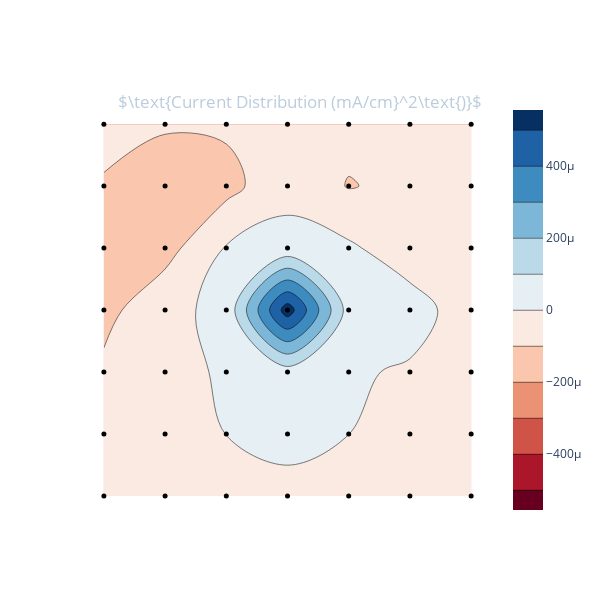

The code cell stored with this chart in its notebook:
### Code cell
currents = data.readCurrents(centre5x5=False)
# apl.plotI(currents)
data.append(
    pressure = 0.9e-4,
    Vbias = 120,
    Ibias = 26.1,
    Varc = 71.6,
    Iarc = 1.83,
    Ibase = -0.006,
    Vext = -4570,
    Iext = 25.0,
    Ve1 = -1600,
    Ie1 = -1.7,
    Ve23 = 0,
    Ie23 = 0,
    currents = currents,
    note = ''
)
data.plotI()

### Figure 1 — Plotly figure (JSON) as saved in the notebook; plotly's stock layout.template omitted (floating-point values rounded to 4 significant figures)
{"data": [{"autocontour": true, "colorscale": [[0, "rgb(103,0,31)"], [0.1, "rgb(178,24,43)"], [0.2, "rgb(214,96,77)"], [0.3, "rgb(244,165,130)"], [0.4, "rgb(253,219,199)"], [0.5, "rgb(247,247,247)"], [0.6, "rgb(209,229,240)"], [0.7, "rgb(146,197,222)"], [0.8, "rgb(67,147,195)"], [0.9, "rgb(33,102,172)"], [1, "rgb(5,48,97)"]], "contours": {"end": 0.0005, "size": 0.0001, "start": -0.0005}, "ncontours": 21, "type": "contour", "z": [[-4.027e-05, -5.282e-05, -4.849e-05, -6.188e-05, -5.32e-05, -6.038e-05, -5.013e-05], [-5.938e-05, -8.52e-05, 1.325e-06, 6.301e-05, 5.873e-07, -7.886e-05, -6.22e-05], [-8.02e-05, -6.351e-05, 2.52e-05, 5.625e-05, 1.391e-05, -1.265e-05, -5.75e-05], [-0.0001311, -2.695e-05, 2.666e-05, 0.0005552, 5.688e-05, 4.608e-05, -5.566e-05], [-0.0001415, -0.0001374, 6.739e-06, 2.867e-05, 1.584e-05, -5.815e-05, -5.308e-05], [-0.0001109, -0.0001256, -0.0001325, -2.555e-05, -0.000105, -7.498e-05, -6.275e-05], [-6.12e-05, -9.501e-05, -8.464e-05, -8.777e-05, -7.282e-05, -6.05e-05, -4.871e-05]], "zmax": 0.0005552, "zmid": 0, "zmin": -0.0005552}, {"marker": {"color": "rgb(0, 0, 0)", "size": 5}, "mode": "markers", "type": "scatter", "x": [0, 1, 2, 3, 4, 5, 6, 0, 1, 2, 3, 4, 5, 6, 0, 1, 2, 3, 4, 5, 6, 0, 1, 2, 3, 4, 5, 6, 0, 1, 2, 3, 4, 5, 6, 0, 1, 2, 3, 4, 5, 6, 0, 1, 2, 3, 4, 5, 6], "y": [0, 0, 0, 0, 0, 0, 0, 1, 1, 1, 1, 1, 1, 1, 2, 2, 2, 2, 2, 2, 2, 3, 3, 3, 3, 3, 3, 3, 4, 4, 4, 4, 4, 4, 4, 5, 5, 5, 5, 5, 5, 5, 6, 6, 6, 6, 6, 6, 6]}], "layout": {"height": 600, "paper_bgcolor": "rgba(0, 0, 0, 0)", "plot_bgcolor": "rgba(0, 0, 0, 0)", "title": {"font": {"color": "#BCCCDC"}, "text": "$\\text{Current Distribution (mA/cm}^2\\text{)}$", "x": 0.5, "xanchor": "center", "y": 0.84, "yanchor": "top"}, "width": 600, "xaxis": {"autorange": true, "range": [-0.3901, 6.39], "showgrid": false, "showticklabels": false, "tickmode": "linear", "type": "linear"}, "yaxis": {"autorange": true, "range": [-0.3894, 6.389], "showgrid": false, "showticklabels": false, "type": "linear"}}}
